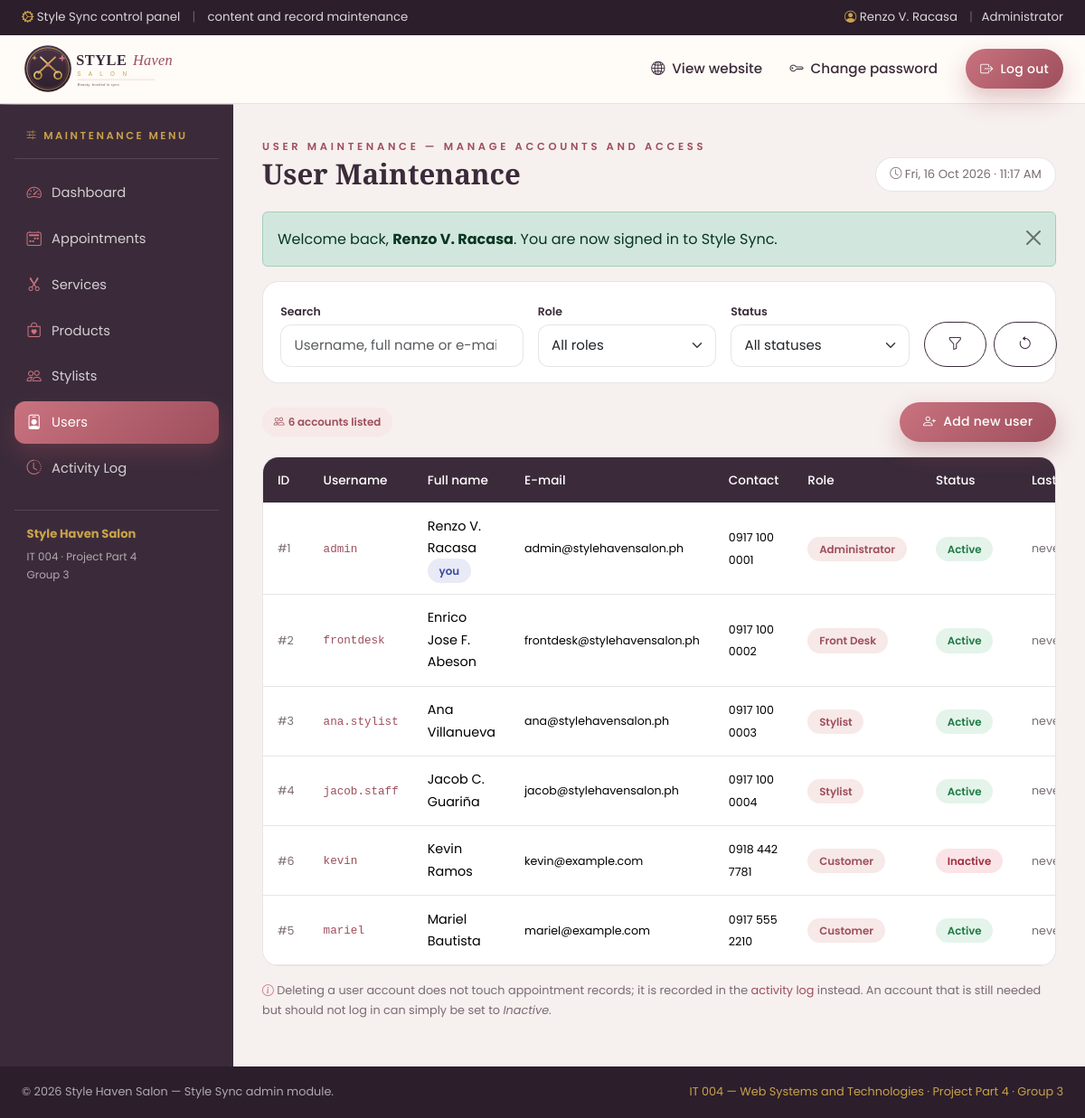
The page /admin/users.php (signed in) on the database its author committed.
### tables this page shows
CREATE TABLE `users` (
  `user_id`       INT(11)      NOT NULL AUTO_INCREMENT,
  `username`      VARCHAR(50)  NOT NULL,
  `password_hash` VARCHAR(255) NOT NULL COMMENT 'bcrypt hash produced by password_hash()',
  `full_name`     VARCHAR(120) NOT NULL,
  `email`         VARCHAR(120) NOT NULL,
  `contact_no`    VARCHAR(30)  DEFAULT NULL,
  `role`          ENUM('Administrator','Front Desk','Stylist','Customer') NOT NULL DEFAULT 'Customer',
  `status`        ENUM('Active','Inactive')                               NOT NULL DEFAULT 'Active',
  `last_login`    DATETIME     DEFAULT NULL,
  `created_at`    DATETIME     NOT NULL DEFAULT CURRENT_TIMESTAMP,
  `updated_at`    DATETIME     DEFAULT NULL ON UPDATE CURRENT_TIMESTAMP,
  PRIMARY KEY (`user_id`),
  UNIQUE KEY `uq_users_username` (`username`),
  UNIQUE KEY `uq_users_email` (`email`),
  KEY `idx_users_role_status` (`role`, `status`)
);

### admin/includes/functions.php (called while the page is built, shortened)
<?php
require_once __DIR__ . '/db.php';
function e($value): string
{
    return htmlspecialchars((string) ($value ?? ''), ENT_QUOTES, 'UTF-8');
}
function query(string $key, $default = '')
{
    if (!isset($_GET[$key])) {
        return $default;
    }
    $value = $_GET[$key];
    return is_string($value) ? trim($value) : $value;
}
function flash_get(): array
{
    $messages = $_SESSION['flash'] ?? [];
    return $messages;
}
function status_badge_class(string $status): string
{
    switch (strtolower($status)) {
        case 'confirmed':
        case 'available':
        case 'active':
            return 'badge-confirmed';
        case 'cancelled':
        case 'inactive':
        case 'unavailable':
            return 'badge-cancelled';
    }
}

### admin/includes/auth.php (called while the page is built, shortened)
<?php
require_once __DIR__ . '/functions.php';
function current_user(): ?array
{
    return $_SESSION['user'] ?? null;
}

### admin/includes/db.php (called while the page is built, shortened)
<?php
function db(?PDO $connection = null): PDO
{
    static $pdo = null;
    $dsn = 'mysql:host=' . DB_HOST . ';port=' . DB_PORT
         . ';dbname=' . DB_NAME . ';charset=' . DB_CHARSET;
    try {
        $pdo = new PDO($dsn, DB_USER, DB_PASS, [
            PDO::ATTR_ERRMODE            => PDO::ERRMODE_EXCEPTION,
            PDO::ATTR_DEFAULT_FETCH_MODE => PDO::FETCH_ASSOC,
            PDO::ATTR_EMULATE_PREPARES   => false,
        ]);
    } catch (PDOException $e) {
        http_response_code(500);
        $help = SH_DEBUG
            ? '<br><small>' . htmlspecialchars($e->getMessage(), ENT_QUOTES, 'UTF-8') . '</small>'
            : '';
        exit('<p style="font-family:sans-serif">'
            . 'Style Sync could not connect to the database <strong>'
            . htmlspecialchars(DB_NAME, ENT_QUOTES, 'UTF-8') . '</strong>. '
            . 'Start MySQL in the XAMPP control panel and import '
            . '<code>database/stylehaven.sql</code> in phpMyAdmin.' . $help . '</p>');
    }
    return $pdo;
}
function db_run(string $sql, array $params = []): PDOStatement
{
    $stmt = db()->prepare($sql);
    $stmt->execute($params);
    return $stmt;
}
function db_all(string $sql, array $params = []): array
{
    return db_run($sql, $params)->fetchAll();
}

### admin/includes/models.php (called while the page is built, shortened)
<?php
require_once __DIR__ . '/db.php';
function users_list(string $search = '', string $role = '', string $status = ''): array
{
    $sql    = 'SELECT * FROM users WHERE 1 = 1';
    $params = [];
    $sql .= ' ORDER BY role ASC, full_name ASC';
    return db_all($sql, $params);
}

### admin/users.php (the view, shortened to what this page needs)
<?php
require_once __DIR__ . '/includes/auth.php';
require_once __DIR__ . '/includes/models.php';
$fSearch = (string) query('search');
$fRole   = (string) query('role');
$fStatus = (string) query('status');
$rows    = users_list($fSearch, $fRole, $fStatus);
$page_title  = 'User Maintenance';
$page_kicker = 'User Maintenance — manage accounts and access';
include __DIR__ . '/includes/header.php';
?>
<div class="admin-toolbar">
  <form method="get" action="users.php" class="row g-3 align-items-end">
    <div class="col-md-4">
      <label class="form-label" for="search">Search</label>
      <input type="search" class="form-control" id="search" name="search"
             value="<?= e($fSearch) ?>" placeholder="Username, full name or e-mail">
    </div>
    <div class="col-md-3">
      <label class="form-label" for="filterRole">Role</label>
      <select class="form-select" id="filterRole" name="role">
        <option value="">All roles</option>
      </select>
    </div>
    <div class="col-md-3">
      <label class="form-label" for="filterStatus">Status</label>
      <select class="form-select" id="filterStatus" name="status">
        <option value="">All statuses</option>
      </select>
    </div>
    <div class="col-md-2 d-flex gap-2">
      <button type="submit" class="btn btn-outline-plum w-100"><i class="bi bi-funnel"></i></button>
      <a href="users.php" class="btn btn-outline-plum w-100" title="Clear filters"><i class="bi bi-arrow-counterclockwise"></i></a>
    </div>
  </form>
</div>
<div class="d-flex flex-wrap justify-content-between align-items-center gap-2 mb-3">
  <span class="admin-pill"><i class="bi bi-people me-1"></i><?= count($rows) ?> account<?= count($rows) === 1 ? '' : 's' ?> listed</span>
  <a href="users.php?action=add" class="btn btn-rose btn-sm">
    <i class="bi bi-person-plus me-1"></i> Add new user
  </a>
</div>
<div class="admin-table-wrap table-responsive">
  <table class="table table-sh align-middle">
    <thead>
      <tr>
        <th>ID</th>
        <th>Username</th>
        <th>Full name</th>
        <th>E-mail</th>
        <th>Contact</th>
        <th>Role</th>
        <th>Status</th>
        <th>Last log-in</th>
      </tr>
    </thead>
    <tbody>
      <?php if (!$rows): ?>
        <tr>
          <td colspan="9" class="table-empty">
            <i class="bi bi-person-x"></i>
            No user accounts match your filters.
          </td>
        </tr>
      <?php else: ?>
        <?php foreach ($rows as $row): ?>
          <tr>
            <td><small class="text-muted-sh">#<?= (int) $row['user_id'] ?></small></td>
            <td><code><?= e($row['username']) ?></code></td>
            <td>
              <?= e($row['full_name']) ?>
              <?php if ((int) $row['user_id'] === (int) current_user()['user_id']): ?>
                <br><span class="badge-soft badge-done">you</span>
              <?php endif; ?>
            </td>
            <td><small><?= e($row['email']) ?></small></td>
            <td><small><?= e($row['contact_no'] ?: '—') ?></small></td>
            <td><span class="admin-pill"><?= e($row['role']) ?></span></td>
            <td><span class="badge-soft <?= e(status_badge_class($row['status'])) ?>"><?= e($row['status']) ?></span></td>
            <td><small class="text-muted-sh"><?= $row['last_login'] ? e(date('d M Y · g:i A', strtotime((string) $row['last_login']))) : 'never' ?></small></td>
          </tr>
        <?php endforeach; ?>
      <?php endif; ?>
    </tbody>
  </table>
</div>
<p class="admin-hint mt-3 mb-0">
  <i class="bi bi-info-circle text-rose"></i>
  Deleting a user account does not touch appointment records; it is recorded in the
  <a href="activity-log.php" class="text-rose-dark">activity log</a> instead.
  An account that is still needed but should not log in can simply be set to <em>Inactive</em>.
</p>
<?php include __DIR__ . '/includes/footer.php'; ?>

### admin/includes/header.php (shortened to what this page needs)
<?php
require_once __DIR__ . '/auth.php';
$page_title  = $page_title  ?? 'Dashboard';
$page_kicker = $page_kicker ?? 'Style Sync Admin';
$current      = basename($_SERVER['PHP_SELF'] ?? 'index.php');
$signed_in    = current_user();
$nav_items    = [
    ['Dashboard',        'index.php',          'speedometer2'],
    ['Appointments',     'appointments.php',   'calendar2-week'],
    ['Services',         'services.php',       'scissors'],
    ['Products',         'products.php',       'bag-heart'],
    ['Stylists',         'stylists.php',       'people'],
];
if (is_admin()) {
    $nav_items[] = ['Users', 'users.php', 'person-badge'];
}
$nav_items[] = ['Activity Log', 'activity-log.php', 'clock-history'];
?>
<!DOCTYPE html>
<html lang="en">
<head>
  <link href="https://cdn.jsdelivr.net/npm/bootstrap@5.3.3/dist/css/bootstrap.min.css" rel="stylesheet">
  <link href="https://cdn.jsdelivr.net/npm/bootstrap-icons@1.11.3/font/bootstrap-icons.min.css" rel="stylesheet">
  <link href="../css/style.css" rel="stylesheet">
  <link href="assets/admin.css" rel="stylesheet">
</head>
<body class="admin-body">
  <div class="topbar d-none d-lg-block">
    <div class="container-fluid px-lg-4 d-flex justify-content-between align-items-center">
      <div><i class="bi bi-gear-wide-connected text-gold"></i> <?= e(SH_SYSTEM) ?> control panel <span class="sep">|</span> content and record maintenance</div>
      <div>
        <i class="bi bi-person-circle text-gold"></i>
        <?= e($signed_in['full_name'] ?? '') ?>
        <span class="sep">|</span><?= e($signed_in['role'] ?? '') ?>
      </div>
    </div>
  </div>
  <nav class="navbar navbar-expand-lg navbar-sh sticky-top">
    <div class="container-fluid px-lg-4">
      <a class="navbar-brand d-flex align-items-center gap-2" href="index.php">
        <img src="../assets/logo.svg" alt="Style Haven Salon logo" class="brand-logo">
      </a>
      <div class="collapse navbar-collapse" id="adminNav">
        <ul class="navbar-nav ms-auto align-items-lg-center">
          <li class="nav-item"><a class="nav-link" href="../index.html" target="_blank" rel="noopener"><i class="bi bi-globe2 me-1"></i> View website</a></li>
          <li class="nav-item"><a class="nav-link" href="change-password.php"><i class="bi bi-key me-1"></i> Change password</a></li>
          <li class="nav-item ms-lg-3 mt-2 mt-lg-0">
            <a class="btn btn-rose btn-sm px-3" href="logout.php"><i class="bi bi-box-arrow-right me-1"></i> Log out</a>
          </li>
        </ul>
      </div>
    </div>
  </nav>
  <div class="admin-shell">
    <aside class="admin-side" id="adminSide">
      <div class="admin-side-title"><i class="bi bi-sliders2"></i> Maintenance menu</div>
      <nav class="admin-side-nav">
        <?php foreach ($nav_items as $item): ?>
          <a href="<?= e($item[1]) ?>" class="admin-side-link<?= $current === $item[1] ? ' active' : '' ?>">
            <i class="bi bi-<?= e($item[2]) ?>"></i><span><?= e($item[0]) ?></span>
          </a>
        <?php endforeach; ?>
      </nav>
      <div class="admin-side-foot">
        <p class="mb-1"><strong><?= e(SH_SALON) ?></strong></p>
        <p class="mb-0" style="font-size:0.74rem;">IT 004 · Project Part 4<br>Group 3</p>
      </div>
    </aside>
    <main class="admin-main">
      <div class="admin-page-head">
        <div>
          <span class="section-kicker mb-0"><?= e($page_kicker) ?></span>
          <h1 class="admin-page-title"><?= e($page_title) ?></h1>
        </div>
        <div class="admin-page-head-side">
          <span class="admin-clock"><i class="bi bi-clock"></i> <?= e(date('D, d M Y · g:i A')) ?></span>
        </div>
      </div>
      <?php foreach (flash_get() as $flash): ?>
        <div class="alert alert-<?= e($flash['type']) ?> alert-dismissible fade show" role="alert">
          <?= $flash['message'] ?>
          <button type="button" class="btn-close" data-bs-dismiss="alert" aria-label="Close"></button>
        </div>
      <?php endforeach; ?>

### css/style.css (style rules this page uses)
:root { --sh-plum: #3b2b3a; --sh-plum-deep: #2c1e2b; --sh-rose: #c9737f; --sh-rose-dark: #9e4e5c; --sh-blush: #f7e9e8; --sh-gold: #c9a24b; --sh-cream: #fffbf7; --sh-ink: #2a2229; --sh-muted: #7a6b75; --sh-line: rgba(59, 43, 58, 0.12); --sh-radius: 18px; --sh-shadow: 0 18px 45px rgba(59, 43, 58, 0.12); --sh-shadow-sm: 0 8px 22px rgba(59, 43, 58, 0.09); --sh-font-head: "Playfair Display", Georgia, "Times New Roman", serif; --sh-font-body: "Poppins", "Segoe UI", Tahoma, sans-serif; }
html { scroll-behavior: smooth; }
body { font-family: var(--sh-font-body); color: var(--sh-ink); background-color: var(--sh-cream); line-height: 1.7; overflow-x: hidden; }
h1, h2, h3, h4, h5, .font-head { font-family: var(--sh-font-head); color: var(--sh-plum); font-weight: 700; line-height: 1.2; }
a { text-decoration: none; }
.text-rose { color: var(--sh-rose) !important; }
.text-rose-dark { color: var(--sh-rose-dark) !important; }
.text-gold { color: var(--sh-gold) !important; }
.text-muted-sh { color: var(--sh-muted) !important; }
.section-kicker { text-transform: uppercase; letter-spacing: 0.32em; font-size: 0.72rem; font-weight: 600; color: var(--sh-rose-dark); margin-bottom: 0.6rem; display: inline-block; }
.btn { border-radius: 999px; font-weight: 500; letter-spacing: 0.02em; padding: 0.72rem 1.6rem; }
.btn-rose { background: linear-gradient(135deg, var(--sh-rose), var(--sh-rose-dark)); border: none; color: #fff; box-shadow: 0 12px 26px rgba(158, 78, 92, 0.32); }
.btn-outline-plum { border: 1.6px solid var(--sh-plum); color: var(--sh-plum); background: transparent; }
.topbar { background: var(--sh-plum-deep); color: rgba(255, 255, 255, 0.82); font-size: 0.83rem; padding: 0.5rem 0; }
.topbar .sep { opacity: 0.35; margin: 0 0.6rem; }
.navbar-sh { background: rgba(255, 251, 247, 0.96); backdrop-filter: blur(10px); border-bottom: 1px solid var(--sh-line); transition: box-shadow 0.3s ease, padding 0.3s ease; padding: 0.55rem 0; }
.navbar-sh .navbar-brand { padding: 0; }
.navbar-sh .brand-logo { height: 58px; width: auto; transition: height 0.3s ease; }
.navbar-sh .nav-link { color: var(--sh-plum); font-weight: 500; font-size: 0.95rem; padding: 0.5rem 0.95rem !important; position: relative; }
.navbar-sh .nav-link::after { content: ""; position: absolute; left: 0.95rem; right: 0.95rem; bottom: 0.25rem; height: 2px; background: var(--sh-rose); transform: scaleX(0); transform-origin: left; transition: transform 0.25s ease; }
.form-control, .form-select { border-radius: 12px; border: 1px solid var(--sh-line); padding: 0.68rem 0.9rem; font-size: 0.94rem; background-color: #fff; }
.table-sh thead th { background: var(--sh-plum); color: #fff; font-weight: 500; font-size: 0.85rem; border: none; padding: 0.85rem 1rem; white-space: nowrap; }
.table-sh tbody td { padding: 0.85rem 1rem; font-size: 0.9rem; vertical-align: middle; border-color: var(--sh-line); }
.badge-soft { border-radius: 999px; padding: 0.35rem 0.8rem; font-size: 0.74rem; font-weight: 600; }
.badge-confirmed { background: #e4f4ea; color: #1e7a45; }
.badge-cancelled { background: #fbe4e7; color: #a12c3f; }
.badge-done { background: #e8eaf6; color: #3a4a9e; }

### rows shown on the page
users: full_name "Renzo V. Racasa", role "Administrator", user_id "1", username "admin", shows "you", email "admin@stylehavensalon.ph", contact_no "0917 100 0001", status "Active", shows "never"
users: user_id "2", username "frontdesk", full_name "Enrico Jose F. Abeson", email "frontdesk@stylehavensalon.ph", contact_no "0917 100 0002", role "Front Desk", status "Active", shows "never"
users: user_id "3", username "ana.stylist", full_name "Ana Villanueva", email "ana@stylehavensalon.ph", contact_no "0917 100 0003", role "Stylist", status "Active", shows "never"
users: user_id "4", username "jacob.staff", full_name "Jacob C. Guariña", email "jacob@stylehavensalon.ph", contact_no "0917 100 0004", role "Stylist", status "Active", shows "never"
users: user_id "6", username "kevin", full_name "Kevin Ramos", email "kevin@example.com", contact_no "0918 442 7781", role "Customer", status "Inactive", shows "never"
users: user_id "5", username "mariel", full_name "Mariel Bautista", email "mariel@example.com", contact_no "0917 555 2210", role "Customer", status "Active", shows "never"

### other values the page prints
SH_SYSTEM "Style Sync"
$item[0] "Dashboard"
$item[0] "Appointments"
$item[0] "Services"
$item[0] "Products"
$item[0] "Stylists"
$item[0] "Users"
$item[0] "Activity Log"
SH_SALON "Style Haven Salon"
$page_kicker "USER MAINTENANCE — MANAGE ACCOUNTS AND ACCESS"
$page_title "User Maintenance"
$flash['message'] "Welcome back, Renzo V. Racasa . You are now signed in to Style Sync."
count($rows) "6"
SH_GROUP "IT 004 — Web Systems and Technologies · Project Part 4 · Group 3"
